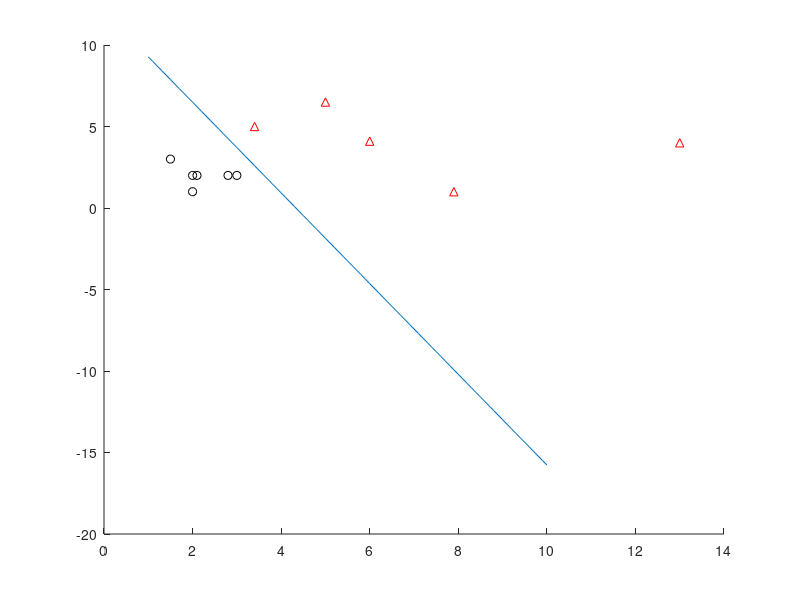

The MATLAB source for this figure:
dataset=[
 2 2 1;
 3.4 5 0;
 2.1 2 1;
 2 1 1;
 5 6.5 0;
 1.5 3 1;
 3 2 1;
 2.8 2 1;
 13 4 0;
 6 4.1 0;
 7.9 1.0 0;
];
hold on;
point='r^ko';
color='rb';
for i1= 1:length(dataset)
    plot(dataset(i1,1),dataset(i1,2),point(dataset(i1,3)*2+1:dataset(i1,3)*2+2));
end
[m n]=size(dataset);
X=[ones(m,1) dataset(:,1:2)];
Y=dataset(:,3);
index=m;
%learning rate & theta vector
alpha=0.001;
theta=zeros(n,1);
theta_temp=zeros(n,1);
flag=1;
j=0;
max_iteration=30000;
%gradient descent
while flag==1
    h_theta=1./(1+exp(-X*theta));
    j=j+1;
    for i= 1:n
        gradient_val=((h_theta-Y)'*X(:,i))*alpha/index;
        theta_temp(i)=theta(i)-gradient_val;
    end
    changing_rate=theta./theta_temp;
    if ((max(changing_rate)<1.0001) & (min(changing_rate)>0.9999))| j==max_iteration
        flag=0;
    end
    theta=theta_temp;
end
h=1./(1+exp(-X*theta));
res_h=h>0.5;
xline=1:0.1:10;

plot(xline,(zeros(1,91)-theta(1,1)*ones(1,91)-theta(2,1)*xline)/theta(3,1));
